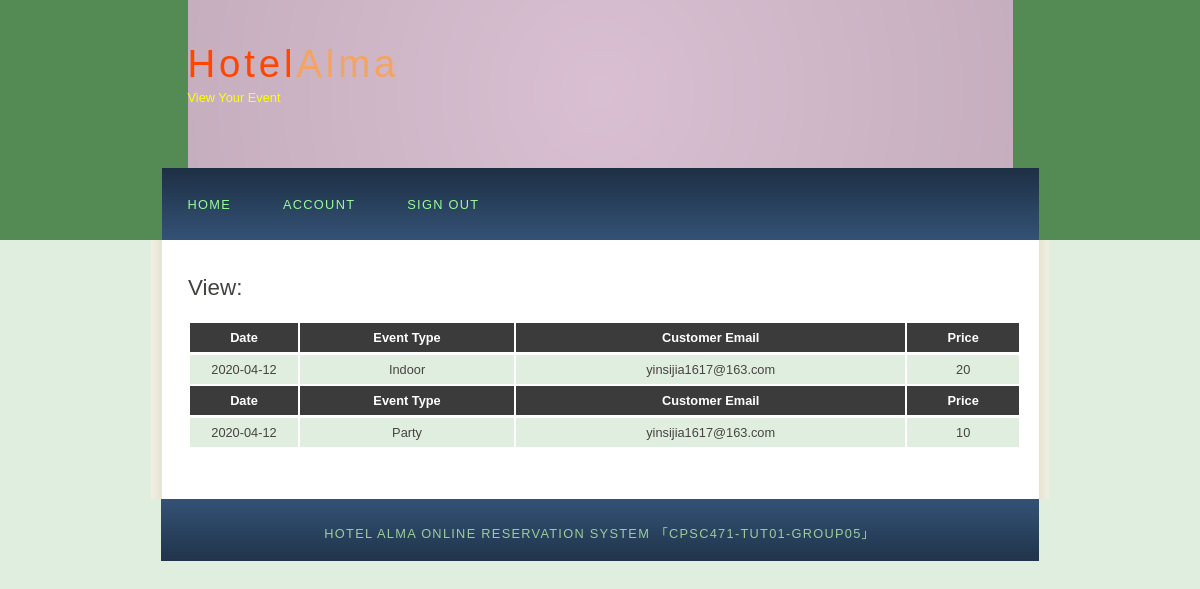
The page /viewbookedevent.php (signed in) on the database its author committed.
### tables this page shows
CREATE TABLE `Booking` (
	`BookingID` int(20) NOT NULL,
	`B_Email` varchar(45) NOT NULL,
	`B_Date` date NOT NULL,
	`B_SR` varchar(256) NOT NULL,
	`B_Eventtype` varchar(45) NOT NULL
);

CREATE TABLE `EventType` (
	`Eventtype_name` varchar(45) NOT NULL,
	`Eventtype_CAD` int(20) NOT NULL,
	`Eventtype_des` varchar(256) NOT NULL,
	`EventLocation` varchar(45) NOT NULL
);

### viewbookedevent.php (the view, shortened to what this page needs)
<?php
	$con = dbConnect();
?>
<!DOCTYPE HTML>
<html>
<head>
  <link rel="stylesheet" type="text/css" href="style/style.css" title="style" />
</head>
<body>
  <div id="main">
    <div id="header">
      <div id="logo">
        <div id="logo_text">
          <h1><a href="index.php">Hotel<span class="logo_colour">Alma</span></a></h1>
          <h2>View Your Event</h2>
        </div>
      </div>
      <?php include 'menu.php'; ?>
    </div>
    <div id="site_content">
      <div id="content">
        <h1>View:</h1>
		<?php
			if( !mysqli_connect_errno($con) )
			{
				$query = "SELECT * FROM Booking, EventType, Customer WHERE B_Email=C_Email AND B_Eventtype=Eventtype_name ";
				if( $res = mysqli_query($con,$query) )
				{
					if( mysqli_num_rows($res) > 0 )
					{
						echo "<table width='140%'>";
						while( $row = mysqli_fetch_array($res) )
						{
							echo "<tr><th style='width:100px; text-align:center' >Date</th>";
							echo "<th style='text-align:center'>Event Type</th>";
							echo "<th style='text-align:center'>Customer Email</th>";
							echo "<th style='text-align:center'>Price</tr>";
							echo "<td style='text-align:center'>{$row['B_Date']}</td>";
							echo "<td style='text-align:center'>{$row['Eventtype_name']}</td>";
							echo "<td style='text-align:center'>{$row['B_Email']}</td>";
							echo "<td style='text-align:center'>{$row['Eventtype_CAD']}</td>";
						}
						echo "</table>";
					}
				}
				else{
					echo "ERROR: could not execute $sql. " . mysqli_error($con);
				}
			}
		?>
      </div>
    </div>
    <div id="footer">
		Hotel Alma Online Reservation System 「CPSC471-TUT01-GROUP05」
    </div>
  </div>
</body>
</html>

### style/style.css (style rules this page uses)
html { height: 100%; }
* { margin: 0; padding: 0; }
body { font: normal .80em 'trebuchet ms', arial, sans-serif; background: #E0EEE0; color: #777; }
h1, h2, h3, h4, h5, h6 { font: normal 175% 'century gothic', arial, sans-serif; color: #43423F; margin: 0 0 15px 0; padding: 15px 0 5px 0; }
h2 { font: normal 175% 'century gothic', arial, sans-serif; color: #A4AA04; }
a, a:hover { outline: none; text-decoration: underline; color: #9BCD9B; }
#main, #logo, #menubar, #site_content, #footer { margin-left: auto; margin-right: auto; }
#header { background: #548B54; height: 240px; }
#logo { width: 825px; position: relative; height: 168px; background: #9ACD32 url(logo.png) no-repeat; }
#logo #logo_text { position: absolute; top: 20px; left: 0; }
#logo h1, #logo h2 { font: normal 300% 'century gothic', arial, sans-serif; border-bottom: 0; text-transform: none; margin: 0; }
#logo_text h1, #logo_text h1 a, #logo_text h1 a:hover { padding: 22px 0 0 0; color: #FF4500; letter-spacing: 0.1em; text-decoration: none; }
#logo_text h1 a .logo_colour { color: #F4A460; }
#logo_text h2 { font-size: 100%; padding: 4px 0 0 0; color: #FFFF00; }
#site_content { width: 837px; overflow: hidden; margin: 0 auto 0 auto; padding: 20px 24px 20px 37px; background: #FFF url(content.png) repeat-y; }
#content { text-align: left; width: 595px; padding: 0; }
#footer { width: 878px; font: normal 100% 'lucida sans unicode', arial, sans-serif; height: 33px; padding: 24px 0 5px 0; text-align: center; background: #8B8970 url(footer.png) repeat-x; color: #9BCD9B; text-transform: uppercase; letter-spacing: 0.1em; }
table { margin: 10px 0 30px 0; }
table tr th, table tr td { background: #3B3B3B; color: #FFF; padding: 7px 4px; text-align: left; }
table tr td { background: #E0EEE0; color: #47433F; border-top: 1px solid #FFF; }

### rows shown on the page
booking: B_Date "2020-04-12", B_Eventtype.Eventtype_name "Indoor", B_Email "yinsijia1617@163.com", B_Eventtype.Eventtype_CAD "20"
booking: B_Date "2020-04-12", B_Eventtype.Eventtype_name "Party", B_Email "yinsijia1617@163.com", B_Eventtype.Eventtype_CAD "10"
